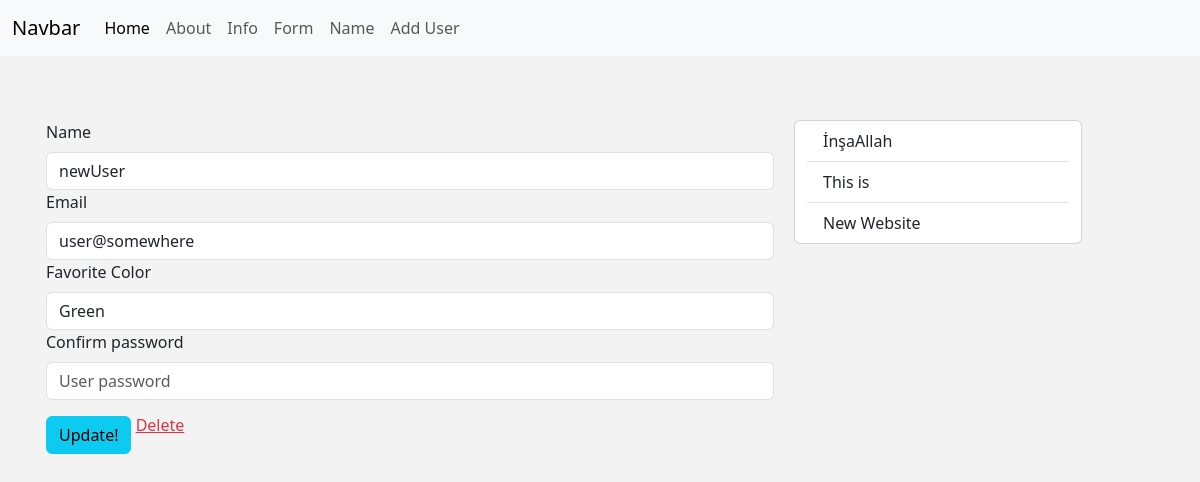
The page /user/1 on the database as committed earlier.
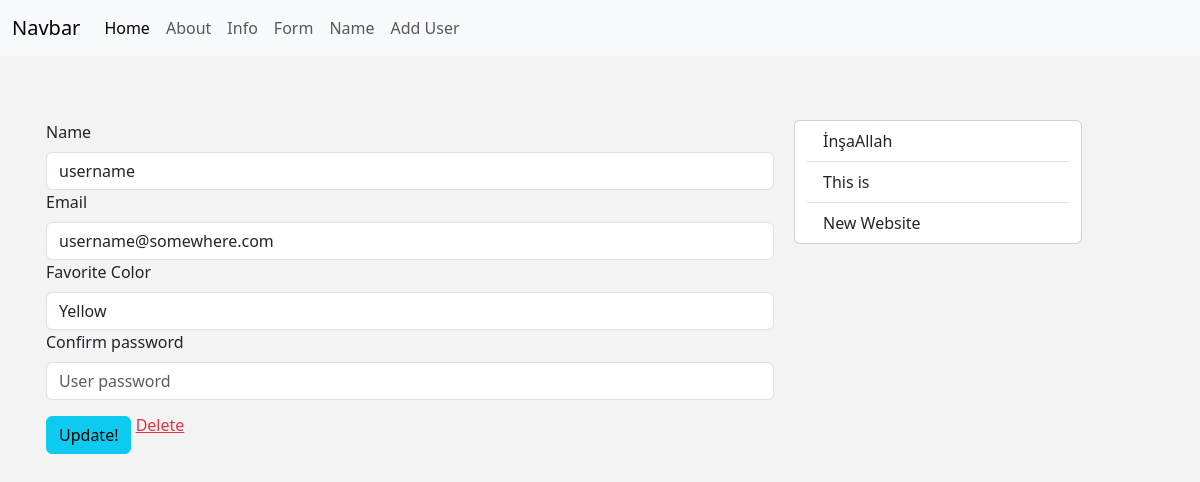
The same page on the database as committed later.
### main.py (models this page shows, shortened)
class Users(db.Model):
	id = db.Column(db.Integer, primary_key = True)
	name = db.Column(db.String(55), nullable = False)
	email = db.Column(db.String(125), nullable = False, unique = True)
	date_added = db.Column(db.DateTime, default = datetime.utcnow)
	favorite_color = db.Column(db.String(25))
	password = db.Column(db.String(101)) ## to not break the database

### main.py (the view, shortened to what this page needs)
@app.route("/user/<int:id>", methods = ["GET", "POST"])
def get_user(id):
	if request.method == "GET":
		user = Users.query.get_or_404(id)
		return render_template("update_user.html", user = user)
	else:
		return redirect(url_for("add_user"))

### templates/update_user.html (shortened to what this page needs)
{% extends 'base.html' %}
{% block content %}
	<form class="form" method="POST" action="">
		<label for="name" class="form-label">Name</label>
		<input type="text" class="form-control" value="{{user.name}}" placeholder="{{user.name}}" name="name">
		<label for="email" class="form-label">Email</label>
		<input type="text" class="form-control" value="{{user.email}}" placeholder="{{user.email}}" name="email">
		<label for="favorite_color" class="form-label">Favorite Color</label>
		<input type="text" class="form-control" value="{{user.favorite_color}}" placeholder="{{user.favorite_color}}" name="favorite_color">
		<label for="confirm_password" class="form-label">Confirm password</label>
		<input type="text" class="form-control" placeholder="User password" name="confirm_password">
		<input type="submit" value="Update!" class="btn btn-info mt-3">
		<a class="link-danger mt-5" href="{{url_for('delete_user', id = user.id)}}">Delete</a>
	</form>
{% endblock content%}

### templates/base.html (shortened to what this page needs)
<!DOCTYPE html>
<html lang="en">
  <head>
    <link
      href="https://cdn.jsdelivr.net/npm/bootstrap@5.3.3/dist/css/bootstrap.min.css"
      rel="stylesheet"
    />
	<link rel="stylesheet" href="{{url_for('static', filename='css/style.css')}}">
  </head>
  <body>
    {% include 'navbar.html' %}
    <div class="container">
      <div class="row mt-5">
        <div class="col-8 p-3">
          <div class="row">{% block content %} {% endblock content %}</div>
        </div>
        <div class="col-4 p-3">
          <div class="row">
            <div class="card" style="width: 18rem;">
              <ul class="list-group list-group-flush">
                <li class="list-group-item">İnşaAllah</li>
                <li class="list-group-item">This is</li>
                <li class="list-group-item">New Website</li>
              </ul>
            </div>
          </div>
        </div>
      </div>
    </div>
  </body>
</html>

### templates/navbar.html (shortened to what this page needs)
<nav class="navbar navbar-expand-lg bg-body-tertiary bg-dark">
	<div class="container-fluid">
	  <a class="navbar-brand" href="{{url_for('index')}}">Navbar</a>
	  <div class="collapse navbar-collapse" id="navbarNav">
		<ul class="navbar-nav">
		  <li class="nav-item">
			<a class="nav-link active" aria-current="page" href="{{url_for('index')}}">Home</a>
		  </li>
		  <li class="nav-item">
			<a class="nav-link" href="{{url_for('about')}}">About</a>
		  </li>
		  <li class="nav-item">
			<a class="nav-link" href="{{url_for('info')}}">Info</a>
		  </li>
		  <li class="nav-item">
			<a class="nav-link" href="{{url_for('form')}}">Form</a>
		  </li>
		  <li class="nav-item">
			<a class="nav-link" href="{{url_for('name')}}">Name</a>
		  </li>
		  <li class="nav-item">
			<a class="nav-link" href="{{url_for('add_user')}}">Add User</a>
		  </li>
		</ul>
	  </div>
	</div>
  </nav>

### static/css/style.css (style rules this page uses)
body { background-color: rgb(243, 243, 243); }

Rows that differ between the two databases and show on the page:
changed Users: name "newUser" → "username"; email "user@somewhere" → "username@somewhere.com"; favorite_color "Green" → "Yellow"
